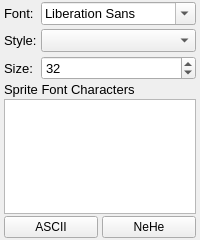
<?xml version="1.0" encoding="UTF-8"?>
<ui version="4.0">
 <class>InputSettingsPanel</class>
 <widget class="QWidget" name="InputSettingsPanel">
  <property name="geometry">
   <rect>
    <x>0</x>
    <y>0</y>
    <width>200</width>
    <height>240</height>
   </rect>
  </property>
  <property name="sizePolicy">
   <sizepolicy hsizetype="Preferred" vsizetype="Preferred">
    <horstretch>0</horstretch>
    <verstretch>0</verstretch>
   </sizepolicy>
  </property>
  <property name="minimumSize">
   <size>
    <width>200</width>
    <height>240</height>
   </size>
  </property>
  <property name="maximumSize">
   <size>
    <width>16777215</width>
    <height>300</height>
   </size>
  </property>
  <property name="font">
   <font>
    <pointsize>12</pointsize>
   </font>
  </property>
  <property name="windowTitle">
   <string>Form</string>
  </property>
  <layout class="QVBoxLayout" name="verticalLayout">
   <property name="spacing">
    <number>2</number>
   </property>
   <property name="leftMargin">
    <number>4</number>
   </property>
   <property name="topMargin">
    <number>2</number>
   </property>
   <property name="rightMargin">
    <number>4</number>
   </property>
   <property name="bottomMargin">
    <number>2</number>
   </property>
   <item>
    <layout class="QGridLayout" name="gridLayout_8">
     <property name="topMargin">
      <number>0</number>
     </property>
     <property name="rightMargin">
      <number>0</number>
     </property>
     <property name="spacing">
      <number>4</number>
     </property>
     <item row="1" column="1">
      <widget class="QFontComboBox" name="inputFontComboBoxFamily">
       <property name="minimumSize">
        <size>
         <width>60</width>
         <height>0</height>
        </size>
       </property>
       <property name="font">
        <font>
         <pointsize>10</pointsize>
        </font>
       </property>
      </widget>
     </item>
     <item row="3" column="1">
      <widget class="QSpinBox" name="inputSpinBoxFontSize">
       <property name="font">
        <font>
         <pointsize>10</pointsize>
        </font>
       </property>
       <property name="minimum">
        <number>6</number>
       </property>
       <property name="maximum">
        <number>256</number>
       </property>
       <property name="value">
        <number>32</number>
       </property>
      </widget>
     </item>
     <item row="2" column="0">
      <widget class="QLabel" name="label_34">
       <property name="font">
        <font>
         <pointsize>10</pointsize>
        </font>
       </property>
       <property name="text">
        <string>Style:</string>
       </property>
      </widget>
     </item>
     <item row="1" column="0">
      <widget class="QLabel" name="label">
       <property name="font">
        <font>
         <pointsize>10</pointsize>
        </font>
       </property>
       <property name="text">
        <string>Font:</string>
       </property>
      </widget>
     </item>
     <item row="3" column="0">
      <widget class="QLabel" name="label_32">
       <property name="font">
        <font>
         <pointsize>10</pointsize>
        </font>
       </property>
       <property name="text">
        <string>Size:</string>
       </property>
      </widget>
     </item>
     <item row="2" column="1">
      <widget class="QComboBox" name="inputFontComboBoxStyle">
       <property name="font">
        <font>
         <pointsize>10</pointsize>
        </font>
       </property>
      </widget>
     </item>
    </layout>
   </item>
   <item>
    <widget class="QLabel" name="label_2">
     <property name="font">
      <font>
       <pointsize>10</pointsize>
      </font>
     </property>
     <property name="text">
      <string>Sprite Font Characters</string>
     </property>
    </widget>
   </item>
   <item>
    <widget class="QTextEdit" name="inputTextEditCharacters">
     <property name="sizePolicy">
      <sizepolicy hsizetype="Preferred" vsizetype="MinimumExpanding">
       <horstretch>0</horstretch>
       <verstretch>0</verstretch>
      </sizepolicy>
     </property>
     <property name="minimumSize">
      <size>
       <width>80</width>
       <height>60</height>
      </size>
     </property>
     <property name="baseSize">
      <size>
       <width>0</width>
       <height>0</height>
      </size>
     </property>
     <property name="font">
      <font>
       <pointsize>10</pointsize>
      </font>
     </property>
     <property name="lineWrapMode">
      <enum>QTextEdit::WidgetWidth</enum>
     </property>
     <property name="acceptRichText">
      <bool>false</bool>
     </property>
    </widget>
   </item>
   <item>
    <layout class="QHBoxLayout" name="horizontalLayout">
     <property name="spacing">
      <number>4</number>
     </property>
     <property name="leftMargin">
      <number>0</number>
     </property>
     <item>
      <widget class="QPushButton" name="buttonAscii">
       <property name="sizePolicy">
        <sizepolicy hsizetype="Minimum" vsizetype="Fixed">
         <horstretch>0</horstretch>
         <verstretch>0</verstretch>
        </sizepolicy>
       </property>
       <property name="font">
        <font>
         <pointsize>9</pointsize>
        </font>
       </property>
       <property name="text">
        <string>ASCII</string>
       </property>
       <property name="default">
        <bool>false</bool>
       </property>
       <property name="flat">
        <bool>false</bool>
       </property>
      </widget>
     </item>
     <item>
      <widget class="QPushButton" name="buttonNehe">
       <property name="font">
        <font>
         <pointsize>9</pointsize>
        </font>
       </property>
       <property name="text">
        <string>NeHe</string>
       </property>
      </widget>
     </item>
    </layout>
   </item>
  </layout>
 </widget>
 <resources/>
 <connections/>
</ui>
